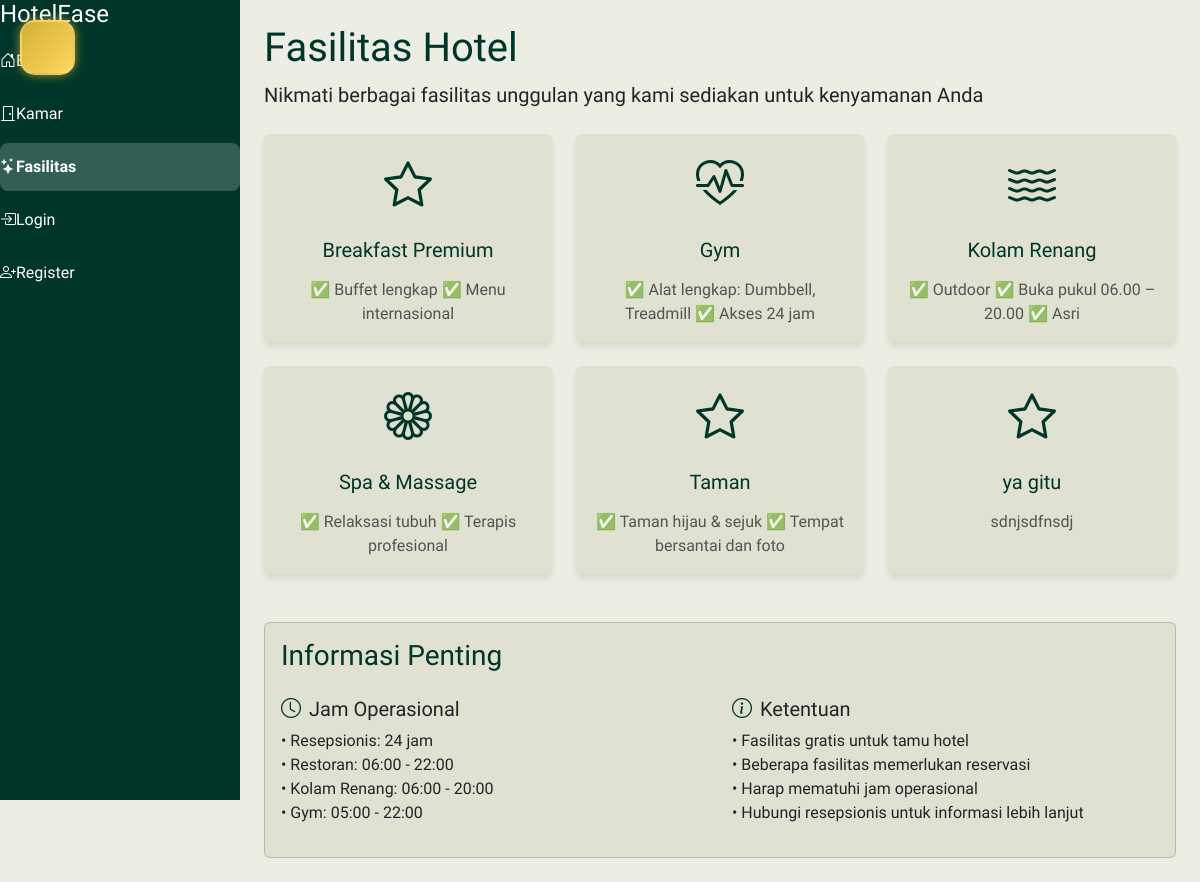
Page /fasilitas.php (signed in) on the committed database.
### tables this page shows
CREATE TABLE `fasilitas` (
  `id` int(11) NOT NULL,
  `nama_fasilitas` varchar(100) DEFAULT NULL,
  `deskripsi` text DEFAULT NULL,
  `harga_tambahan` decimal(10,2) DEFAULT 0.00,
  `status` enum('aktif','nonaktif') DEFAULT 'aktif'
);

### fasilitas.php (the view, shortened to what this page needs)
<?php
require 'config/koneksi.php';
$query = "SELECT * FROM fasilitas WHERE status = 'aktif' ORDER BY nama_fasilitas ASC";
$result = mysqli_query($conn, $query);
?>
<!DOCTYPE html>
<html lang="id">
<head>
    <link rel="stylesheet" href="https://cdn.jsdelivr.net/npm/bootstrap@5.3.0/dist/css/bootstrap.min.css">
    <link rel="stylesheet" href="https://cdn.jsdelivr.net/npm/bootstrap-icons@1.10.5/font/bootstrap-icons.css">
</head>
<body>
<div class="d-flex">
    <?php include 'user/sidebar.php'; ?>
    <div class="main-content p-4">
        <div class="mb-4">
            <h1>Fasilitas Hotel</h1>
            <p class="lead">Nikmati berbagai fasilitas unggulan yang kami sediakan untuk kenyamanan Anda</p>
        </div>
        <div class="row g-4">
            <?php if (mysqli_num_rows($result) > 0): ?>
                <?php while ($facility = mysqli_fetch_assoc($result)): ?>
                <div class="col-lg-4 col-md-6">
                    <div class="card facility-card h-100 bg-panel">
                        <div class="card-body text-center d-flex flex-column">
                            <div class="facility-icon">
                                <?php
                                $icons = [
                                    'kolam renang' => 'bi-water',
                                    'gym' => 'bi-heart-pulse',
                                    'spa' => 'bi-flower1',
                                    'restoran' => 'bi-cup-hot',
                                    'wifi' => 'bi-wifi',
                                    'parkir' => 'bi-car-front',
                                    'laundry' => 'bi-droplet',
                                    'meeting room' => 'bi-people',
                                    'business center' => 'bi-building',
                                    'bar' => 'bi-cup-straw'
                                ];
                                $facility_name = strtolower($facility['nama_fasilitas']);
                                $icon = 'bi-star';
                                foreach ($icons as $key => $value) {
                                    if (strpos($facility_name, $key) !== false) {
                                        $icon = $value;
                                        break;
                                    }
                                }
                                ?>
                                <i class="bi <?= $icon; ?>"></i>
                            </div>
                            <h5 class="card-title text-green mb-3"><?= htmlspecialchars($facility['nama_fasilitas']); ?></h5>
                            <p class="card-text text-muted mb-auto"><?= htmlspecialchars($facility['deskripsi']); ?></p>
                        </div>
                    </div>
                </div>
                <?php endwhile; ?>
            <?php endif; ?>
        </div>
        <div class="row mt-5">
            <div class="col-12">
                <div class="card bg-panel">
                    <div class="card-body">
                        <h3 class="text-green mb-4">Informasi Penting</h3>
                        <div class="row">
                            <div class="col-md-6">
                                <h5><i class="bi bi-clock text-green me-2"></i>Jam Operasional</h5>
                                <ul class="list-unstyled">
                                    <li>• Resepsionis: 24 jam</li>
                                    <li>• Restoran: 06:00 - 22:00</li>
                                    <li>• Kolam Renang: 06:00 - 20:00</li>
                                    <li>• Gym: 05:00 - 22:00</li>
                                </ul>
                            </div>
                            <div class="col-md-6">
                                <h5><i class="bi bi-info-circle text-green me-2"></i>Ketentuan</h5>
                                <ul class="list-unstyled">
                                    <li>• Fasilitas gratis untuk tamu hotel</li>
                                    <li>• Beberapa fasilitas memerlukan reservasi</li>
                                    <li>• Harap mematuhi jam operasional</li>
                                    <li>• Hubungi resepsionis untuk informasi lebih lanjut</li>
                                </ul>
                            </div>
                        </div>
                    </div>
                </div>
            </div>
        </div>
    </div>
</div>
</body>
</html>

### assets/css/hamburger-user.css (style rules this page uses)
:root { --bg-primary: #1c1c28; --bg-secondary: #181823; --card-bg: #23232e; --card-bg-lighter: #26263a; --primary-accent: #d4af37; --primary-accent-hover: #ffd95e; --secondary-accent-soft-purple: #9e8cfc; --secondary-accent-sky-blue: #6fc1ff; --text-primary: #ffffff; --text-secondary: #a0a0b0; --text-muted: #c0c0c0; --success-color: #4cd964; --danger-color: #ff5c5c; --border-accent: #2e2e40; --border-table: #2e2e40; }
.main-content { transition: filter 0.3s ease; }

### fasilitas.php (style rules this page uses)
body { background-color: #ECEDE3; font-family: 'Montserrat Alternates', sans-serif; }
h1, h2, h3 { font-family: 'Krona One', sans-serif; color: #00362A; }
.text-green { color: #00362A; }
.bg-panel { background-color: #E0E1D1; }
.main-content { margin-left: 240px; min-height: 100vh; }
.facility-card { transition: transform 0.3s ease; border: none; box-shadow: 0 4px 6px rgba(0,0,0,0.1); }
.facility-icon { font-size: 3rem; color: #00362A; margin-bottom: 1rem; }

### rows in the picture
fasilitas: nama_fasilitas "Breakfast Premium", deskripsi "✅ Buffet lengkap ✅ Menu internasional"
fasilitas: nama_fasilitas "Gym", deskripsi "✅ Alat lengkap: Dumbbell, Treadmill ✅ Akses 24 jam"
fasilitas: nama_fasilitas "Kolam Renang", deskripsi "✅ Outdoor ✅ Buka pukul 06.00 – 20.00 ✅ Asri"
fasilitas: nama_fasilitas "Spa & Massage", deskripsi "✅ Relaksasi tubuh ✅ Terapis profesional"
fasilitas: nama_fasilitas "Taman", deskripsi "✅ Taman hijau & sejuk ✅ Tempat bersantai dan foto"
fasilitas: nama_fasilitas "ya gitu", deskripsi "sdnjsdfnsdj"
